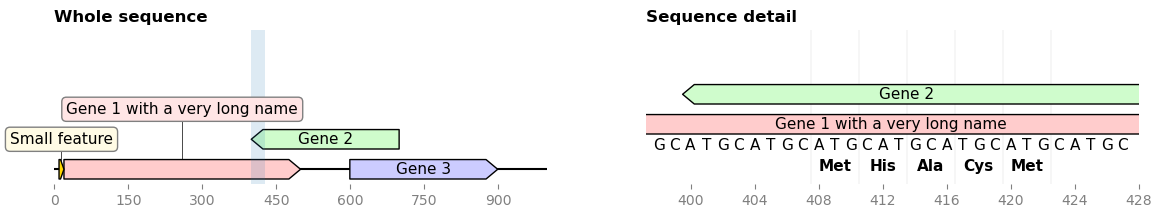

Recreate this plot in Python.
"""Generate a 2-plot figure with full sequence on the left,
detail of a sub-segment on the right."""

from DnaPlotVisualization import GraphicFeature, GraphicRecord
import matplotlib.pyplot as plt

record = GraphicRecord(sequence=250 * "ATGC", features=[
    GraphicFeature(start=10, end=20, strand=+1, color="#ffd700",
                   label="Small feature"),
    GraphicFeature(start=20, end=500, strand=+1, color="#ffcccc",
                   label="Gene 1 with a very long name"),
    GraphicFeature(start=400, end=700, strand=-1, color="#cffccc",
                   label="Gene 2"),
    GraphicFeature(start=600, end=900, strand=+1, color="#ccccff",
                   label="Gene 3")
])
zoom_start, zoom_end = 398, 428  # coordinates of the "detail"
cropped_record = record.crop((zoom_start, zoom_end))

fig, (ax1, ax2) = plt.subplots(1, 2, figsize=(14, 2))

# PLOT THE WHOLE SEQUENCE

ax1.set_title("Whole sequence", loc='left', weight='bold')
record.plot(ax=ax1)
ax1.fill_between((zoom_start, zoom_end), +1000, -1000, alpha=0.15)

# PLOT THE SEQUENCE DETAILS


cropped_record.plot_translation(ax=ax2, location=(408, 423),
                                fontdict={'weight': 'bold'})
cropped_record.plot(ax=ax2, plot_sequence=True)
ax2.set_title("Sequence detail", loc='left', weight='bold')

fig.savefig('overview_and_detail.png', bbox_inches='tight')
